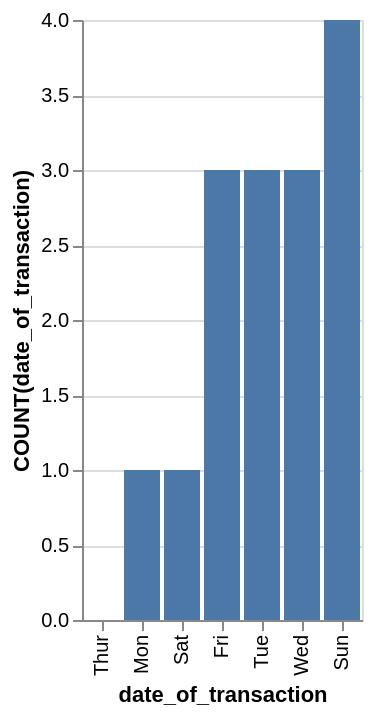

Write a Vega-Lite specification for this figure.
### Vega-Lite specification from a JSON file in a GitHub repository (floating-point values rounded to 4 significant figures)
{"data": {"values": [{"x_data": "Thur", "y_data": 0}, {"x_data": "Mon", "y_data": 1}, {"x_data": "Sat", "y_data": 1}, {"x_data": "Fri", "y_data": 3}, {"x_data": "Tue", "y_data": 3}, {"x_data": "Wed", "y_data": 3}, {"x_data": "Sun", "y_data": 4}]}, "mark": "bar", "encoding": {"x": {"field": "x_data", "type": "nominal", "title": "date_of_transaction", "sort": {"op": "sum", "field": "y_data", "order": "ascending"}}, "y": {"field": "y_data", "type": "quantitative", "title": "COUNT(date_of_transaction)"}}}
